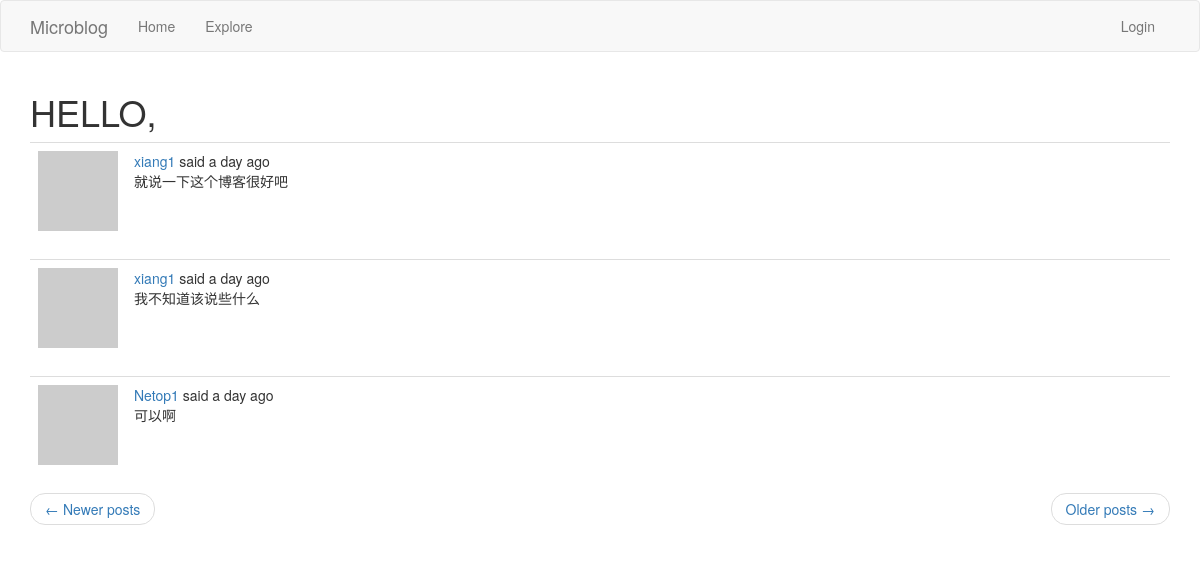
/explore?page=2, run on the app's committed database.
### app/models.py (models this page shows, shortened)
class Post(db.Model):
    id = db.Column(db.Integer, primary_key=True)
    body = db.Column(db.String(140))
    timestamp = db.Column(db.DateTime, index=True, default=datetime.utcnow)
    user_id = db.Column(db.Integer, db.ForeignKey('user.id'))

### app/routes.py (the view)
@app.route('/explore')
def explore():
    page = request.args.get('page', 1, type=int)
    posts = Post.query.order_by(Post.timestamp.desc()).paginate(page, app.config['POSTS_PER_PAGE'], False)
    next_url = url_for('explore', page=posts.next_num) if posts.has_next else None
    prev_url = url_for('explore', page=posts.prev_num) if posts.has_prev else None
    return render_template('index.html', title='Explore', posts=posts.items, next_url=next_url, prev_url=prev_url)

### app/models.py (called while the page is built)
    def avatar(self, size):
        digest = md5(self.email.lower().encode('utf-8')).hexdigest()
        return f'http://www.gravatar.com/avatar/{digest}?d=identicon&s={size}'

### app/routes.py (called while the page is built)
@app.before_request
def before_request():
    if current_user.is_authenticated:
        current_user.last_seen = datetime.utcnow()
        db.session.commit()
    g.locale = 'zh_CN' if str(get_locale()).startswith('zh') else str(get_locale())

### app/templates/index.html (shortened to what this page needs)
{% extends "base.html" %}
{% import 'bootstrap/wtf.html' as wtf %}
{% block app_content %}
    <h1>{{ _('HELLO, %(username)s', username=current_user.username) }}</h1>
    {% for post in posts %}
        {% include '_post.html' %}
    {% endfor %}
    <nav aria-label="...">
        <ul class="pager">
            <li class="previous{% if not prev_url %} disabled{% endif %}">
                <a href="{{ prev_url or '#' }}">
                    <span aria-hidden="true">&larr;</span> Newer posts
                </a>
            </li>
            <li class="next{% if not next_url %} disabled{% endif %}">
                <a href="{{ next_url or '#' }}">
                    Older posts <span aria-hidden="true">&rarr;</span>
                </a>
            </li>
        </ul>
    </nav>
{% endblock %}

### app/templates/_post.html (shortened to what this page needs)
<table class="table table-hover">
    <tr>
        <td width="70px">
            <a href="{{ url_for('user', username=post.author.username) }}">
                <img src="{{ post.author.avatar(70) }}" />
            </a>
        </td>
        <td>
            {{ _('%(username)s said %(when)s', username=user_link, when=moment(post.timestamp).fromNow()) }}
            <br>
            {{ post.body }}
        </td>
    </tr>
</table>

### data on the page
Post: body "就说一下这个博客很好吧"
Post: body "我不知道该说些什么"
Post: body "可以啊"
